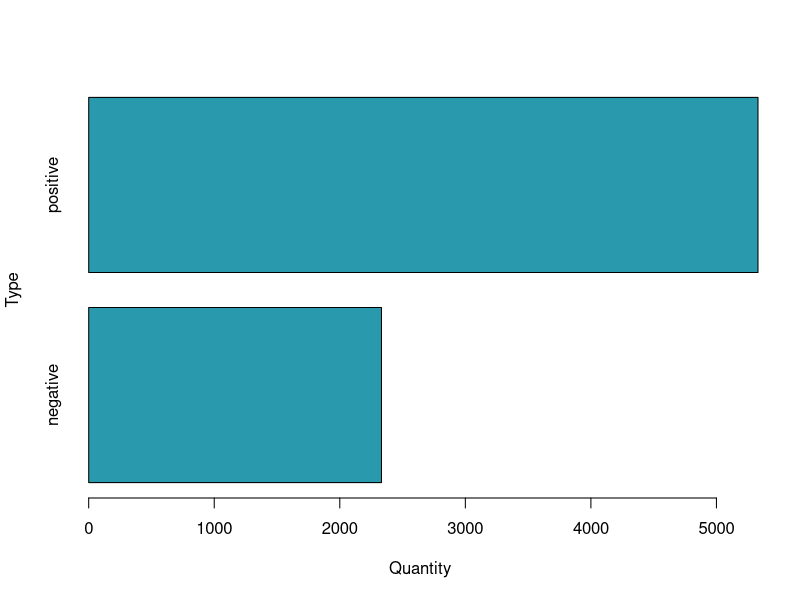
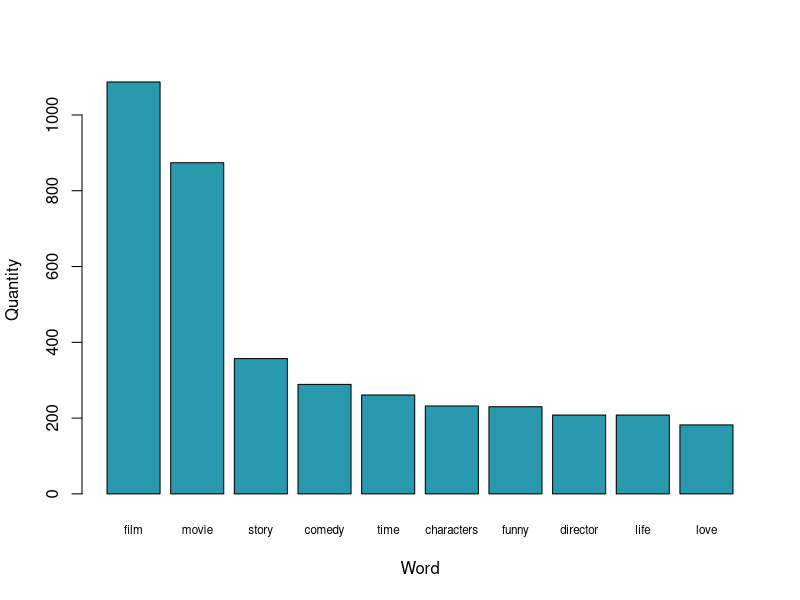
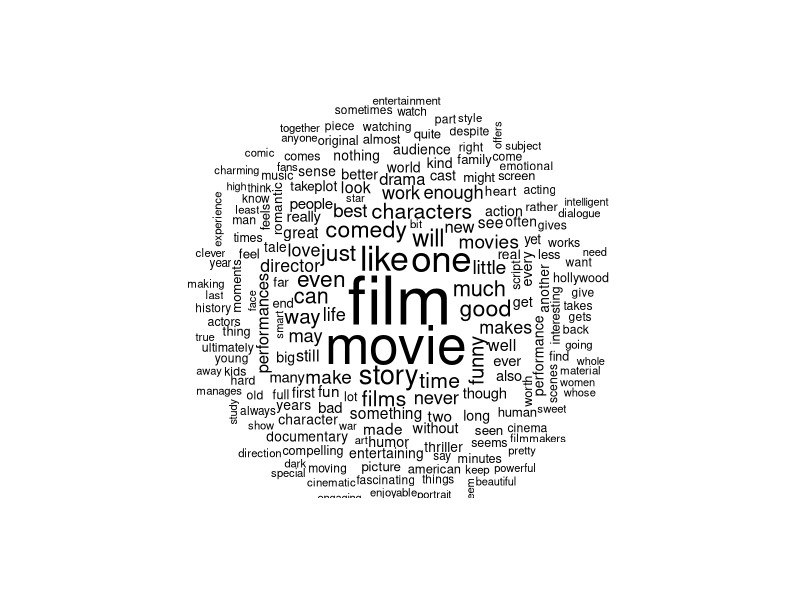

R code for these plots, in order:
## ---- chunk 1
knitr::opts_chunk$set(echo = TRUE)
#dsMovies <- read.table(file = 'movie-reviews-dataset.tsv', sep = '\t', header = TRUE)
dsMovies <- read.csv("dsMovies.csv", stringsAsFactors = FALSE, header = TRUE)
## ---- chunk 2
summary(dsMovies)
str(dsMovies)
head(dsMovies)
tail(dsMovies)
dsMovies$type <- factor(dsMovies$type)
table(dsMovies$type)
## ---- chunk 3
table(dsMovies$type)
barplot(table(dsMovies$type), xlab = "Quantity", ylab = "Type", horiz = TRUE, col='#2999AD')

## ---- chunk 4
library("tm")
dsMoviesCorpus <- VCorpus(VectorSource (dsMovies$message))
print(dsMoviesCorpus)
inspect(dsMoviesCorpus[1:2])
## ---- chunk 5
library("tm")
print(dsMoviesCorpus[[1]])
as.character(dsMoviesCorpus[[1]])
## ---- chunk 6
library("tm")
lapply(dsMoviesCorpus[1:5], as.character)
## ---- chunk 7
dsMovies_clean <- tm_map ( dsMoviesCorpus, content_transformer(tolower))
as.character(dsMoviesCorpus[[1]])
as.character(dsMovies_clean[[1]])
## ---- chunk 8
dsMovies_clean <- tm_map ( dsMovies_clean, removeNumbers)
as.character(dsMoviesCorpus[[6]])
as.character(dsMovies_clean[[6]])
## ---- chunk 9
#stopwords()
#stopwords('spanish')
dsMovies_clean <- tm_map ( dsMovies_clean, removeWords, stopwords('spanish'))
dsMovies_clean <- tm_map ( dsMovies_clean, removeWords, stopwords())
as.character(dsMoviesCorpus[[6]])
as.character(dsMovies_clean[[6]])
as.character(dsMoviesCorpus[[1200]])
as.character(dsMovies_clean[[1200]])
## ---- chunk 10
dsMovies_clean <- tm_map ( dsMovies_clean, removePunctuation)
as.character(dsMoviesCorpus[[6]])
as.character(dsMovies_clean[[6]])
## ---- chunk 11
dsMovies_clean <- tm_map ( dsMovies_clean, stripWhitespace)
as.character(dsMoviesCorpus[[1576]])
as.character(dsMovies_clean[[1576]])
dsMovies_clean
## ---- chunk 12
dsMovies_dtm <- DocumentTermMatrix (dsMovies_clean)

str(dsMovies_dtm)
## ---- chunk 13
dsMovies_dtm_train <- dsMovies_dtm[1:5364, ]
dsMovies_dtm_test <- dsMovies_dtm[5365:7663, ]
dsMovies_train_labels <- dsMovies[1:5364,]$type
dsMovies_test_labels <- dsMovies[5365:7663,]$type
prop.table(table(dsMovies_train_labels))
prop.table(table(dsMovies_test_labels))
## ---- chunk 14

library(dplyr)

library(tidytext)
library(tidyr)


bing <- get_sentiments("bing")

tidy_dsMovies <- dsMovies %>%
  unnest_tokens(word, message)

data("stop_words")
dsMoviesCl <- tidy_dsMovies %>%
  anti_join(stop_words)

res = dsMoviesCl %>%
  count(word, sort = TRUE)

barplot(res[1:10,]$n, xlab = "Word", ylab = "Quantity", horiz = FALSE, col='#2999AD',names.arg=res[1:10,]$word, cex.names=0.7)
res[1:10,]
## ---- chunk 15
library("wordcloud")
wordcloud(dsMovies_clean, min.freq = 50, random.order = FALSE)

## ---- chunk 16
dsMovies_freq_words <- findFreqTerms(dsMovies_dtm_train,20)
str(dsMovies_freq_words)
dsMovies_dtm_freq_train <- dsMovies_dtm_train[,dsMovies_freq_words]
dsMovies_dtm_freq_test <- dsMovies_dtm_test[,dsMovies_freq_words]
dsMovies_dtm_freq_train
dsMovies_dtm_freq_test
## ---- chunk 17
converts_counts <- function(x){x <- ifelse(x>0,"Yes","No")}
dsMovies_train <- apply(dsMovies_dtm_freq_train, MARGIN = 2, converts_counts)
dsMovies_test <- apply(dsMovies_dtm_freq_test, MARGIN = 2, converts_counts)
## ---- chunk 18
library(e1071)
dsMovies_classifier <- naiveBayes(dsMovies_train,dsMovies_train_labels)
dsMovies_text_pred <- predict(dsMovies_classifier,dsMovies_test)
table(dsMovies_text_pred)
## ---- chunk 19
library(gmodels)
#CrossTable(dsMovies_text_pred,dsMovies_test_labels,prop.chisq = FALSE,prop.t = FALSE, dnn = c('predicted','actual'))
table(dsMovies_text_pred,dsMovies_test_labels)

## ---- chunk 20
library(e1071)
dsMovies_classifier <- naiveBayes(dsMovies_train,dsMovies_train_labels,laplace = 1)
dsMovies_text_pred <- predict(dsMovies_classifier,dsMovies_test)
table(dsMovies_text_pred)
table(dsMovies_text_pred,dsMovies_test_labels)
